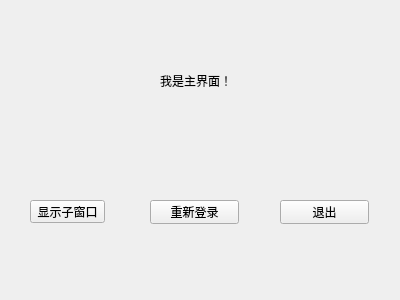
<?xml version="1.0" encoding="UTF-8"?>
<ui version="4.0">
 <class>MyWidget</class>
 <widget class="QWidget" name="MyWidget">
  <property name="geometry">
   <rect>
    <x>0</x>
    <y>0</y>
    <width>400</width>
    <height>300</height>
   </rect>
  </property>
  <property name="windowTitle">
   <string>MyWidget</string>
  </property>
  <widget class="QPushButton" name="showChildButton">
   <property name="geometry">
    <rect>
     <x>30</x>
     <y>200</y>
     <width>75</width>
     <height>23</height>
    </rect>
   </property>
   <property name="text">
    <string>显示子窗口</string>
   </property>
  </widget>
  <widget class="QLabel" name="label">
   <property name="geometry">
    <rect>
     <x>160</x>
     <y>60</y>
     <width>81</width>
     <height>41</height>
    </rect>
   </property>
   <property name="text">
    <string>我是主界面！</string>
   </property>
  </widget>
  <widget class="QPushButton" name="pushButton">
   <property name="geometry">
    <rect>
     <x>150</x>
     <y>200</y>
     <width>89</width>
     <height>24</height>
    </rect>
   </property>
   <property name="text">
    <string>重新登录</string>
   </property>
  </widget>
  <widget class="QPushButton" name="pushButton_2">
   <property name="geometry">
    <rect>
     <x>280</x>
     <y>200</y>
     <width>89</width>
     <height>24</height>
    </rect>
   </property>
   <property name="text">
    <string>退出</string>
   </property>
  </widget>
 </widget>
 <layoutdefault spacing="6" margin="11"/>
 <resources/>
 <connections>
  <connection>
   <sender>pushButton_2</sender>
   <signal>clicked()</signal>
   <receiver>MyWidget</receiver>
   <slot>close()</slot>
   <hints>
    <hint type="sourcelabel">
     <x>321</x>
     <y>207</y>
    </hint>
    <hint type="destinationlabel">
     <x>322</x>
     <y>258</y>
    </hint>
   </hints>
  </connection>
 </connections>
</ui>
